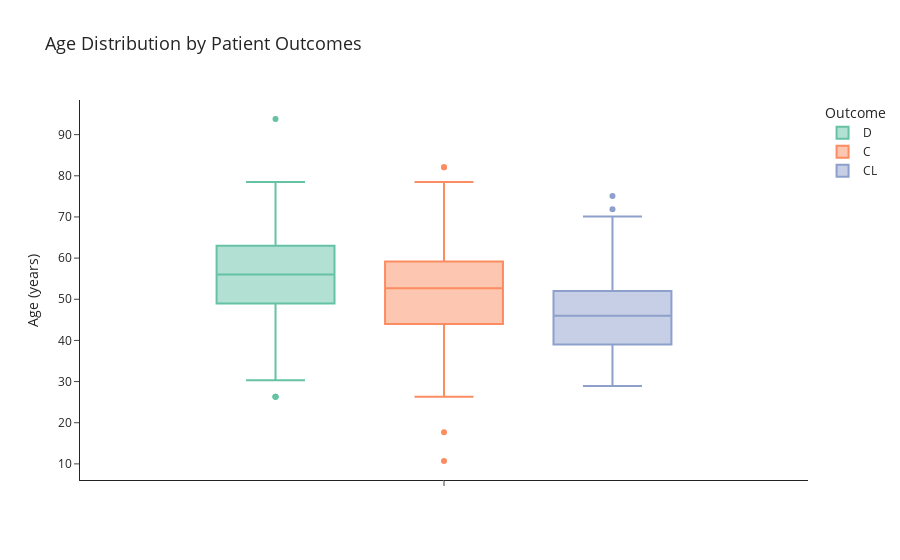

The notebook cell this image was saved under:
### Markdown cell above
<i>Age vs Outcome</i>

### Code cell
# Age vs Outcome
fig = px.box(train, 
            y='Age',
            color='Status',
            title='Age Distribution by Patient Outcomes',
            labels={'Age':'Age (years)', 'Status':'Outcome'},
            color_discrete_sequence=px.colors.qualitative.Set2)

fig.update_layout(title_font_size=18,
                  yaxis=dict(title='Age (years)'),
                  template='simple_white')
fig.show()

fig.write_image("age_distribution.png")
Image("age_distribution.png")

### Figure 1 — Plotly figure (JSON) as saved in the notebook; plotly's stock layout.template omitted (floating-point values rounded to 4 significant figures; data arrays with more than 128 entries replaced by an {"elided": "..."} marker saying what was removed)
{"data": [{"alignmentgroup": "True", "hovertemplate": "Outcome=D<br>Age (years)=%{y}<extra></extra>", "legendgroup": "D", "marker": {"color": "rgb(102,194,165)"}, "name": "D", "notched": false, "offsetgroup": "D", "orientation": "v", "showlegend": true, "type": "box", "x0": " ", "xaxis": "x", "y": {"elided": "4540 float values"}, "y0": " ", "yaxis": "y"}, {"alignmentgroup": "True", "hovertemplate": "Outcome=C<br>Age (years)=%{y}<extra></extra>", "legendgroup": "C", "marker": {"color": "rgb(252,141,98)"}, "name": "C", "notched": false, "offsetgroup": "C", "orientation": "v", "showlegend": true, "type": "box", "x0": " ", "xaxis": "x", "y": {"elided": "10087 float values"}, "y0": " ", "yaxis": "y"}, {"alignmentgroup": "True", "hovertemplate": "Outcome=CL<br>Age (years)=%{y}<extra></extra>", "legendgroup": "CL", "marker": {"color": "rgb(141,160,203)"}, "name": "CL", "notched": false, "offsetgroup": "CL", "orientation": "v", "showlegend": true, "type": "box", "x0": " ", "xaxis": "x", "y": {"elided": "351 float values"}, "y0": " ", "yaxis": "y"}], "layout": {"boxmode": "group", "legend": {"title": {"text": "Outcome"}, "tracegroupgap": 0}, "title": {"font": {"size": 18}, "text": "Age Distribution by Patient Outcomes"}, "xaxis": {"anchor": "y", "domain": [0, 1]}, "yaxis": {"anchor": "x", "domain": [0, 1], "title": {"text": "Age (years)"}}}}
